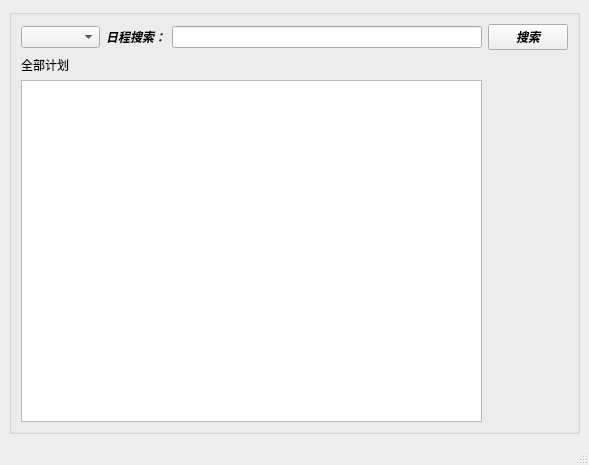
<?xml version="1.0" encoding="UTF-8"?>
<ui version="4.0">
 <class>Allplan</class>
 <widget class="QMainWindow" name="Allplan">
  <property name="geometry">
   <rect>
    <x>0</x>
    <y>0</y>
    <width>589</width>
    <height>465</height>
   </rect>
  </property>
  <property name="windowTitle">
   <string>MainWindow</string>
  </property>
  <widget class="QWidget" name="centralwidget">
   <layout class="QGridLayout" name="gridLayout">
    <item row="0" column="0">
     <widget class="QGroupBox" name="groupBox">
      <property name="title">
       <string/>
      </property>
      <layout class="QGridLayout" name="gridLayout_2">
       <item row="0" column="0">
        <widget class="QComboBox" name="themeSelector">
         <property name="maximumSize">
          <size>
           <width>167</width>
           <height>16777215</height>
          </size>
         </property>
         <property name="font">
          <font>
           <weight>75</weight>
           <italic>false</italic>
           <bold>true</bold>
          </font>
         </property>
        </widget>
       </item>
       <item row="0" column="1">
        <widget class="QLabel" name="search_lable">
         <property name="font">
          <font>
           <weight>75</weight>
           <italic>true</italic>
           <bold>true</bold>
          </font>
         </property>
         <property name="text">
          <string>日程搜索：</string>
         </property>
        </widget>
       </item>
       <item row="0" column="2">
        <widget class="QLineEdit" name="lineEdit"/>
       </item>
       <item row="0" column="3">
        <widget class="QPushButton" name="search_Button">
         <property name="font">
          <font>
           <weight>75</weight>
           <italic>true</italic>
           <bold>true</bold>
          </font>
         </property>
         <property name="text">
          <string>搜索</string>
         </property>
        </widget>
       </item>
       <item row="1" column="0">
        <widget class="QLabel" name="label">
         <property name="text">
          <string>全部计划</string>
         </property>
        </widget>
       </item>
       <item row="2" column="0" colspan="3">
        <widget class="QTableView" name="plan_tableView"/>
       </item>
      </layout>
     </widget>
    </item>
   </layout>
  </widget>
  <widget class="QMenuBar" name="menubar">
   <property name="geometry">
    <rect>
     <x>0</x>
     <y>0</y>
     <width>589</width>
     <height>21</height>
    </rect>
   </property>
  </widget>
  <widget class="QStatusBar" name="statusbar"/>
 </widget>
 <resources/>
 <connections/>
</ui>
